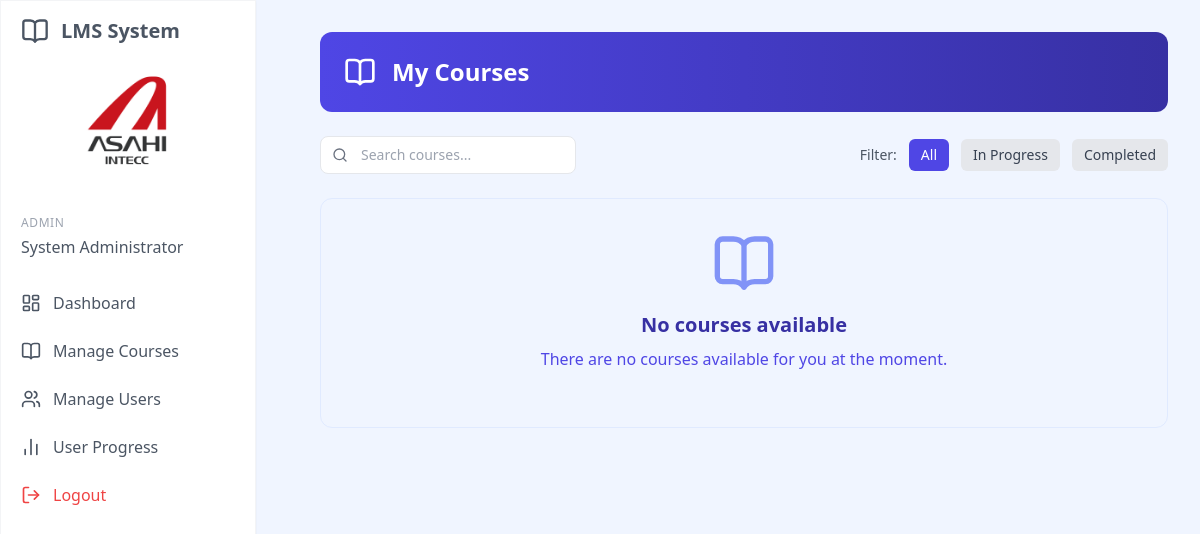
The page /view_courses.php (signed in) on the database as committed earlier.
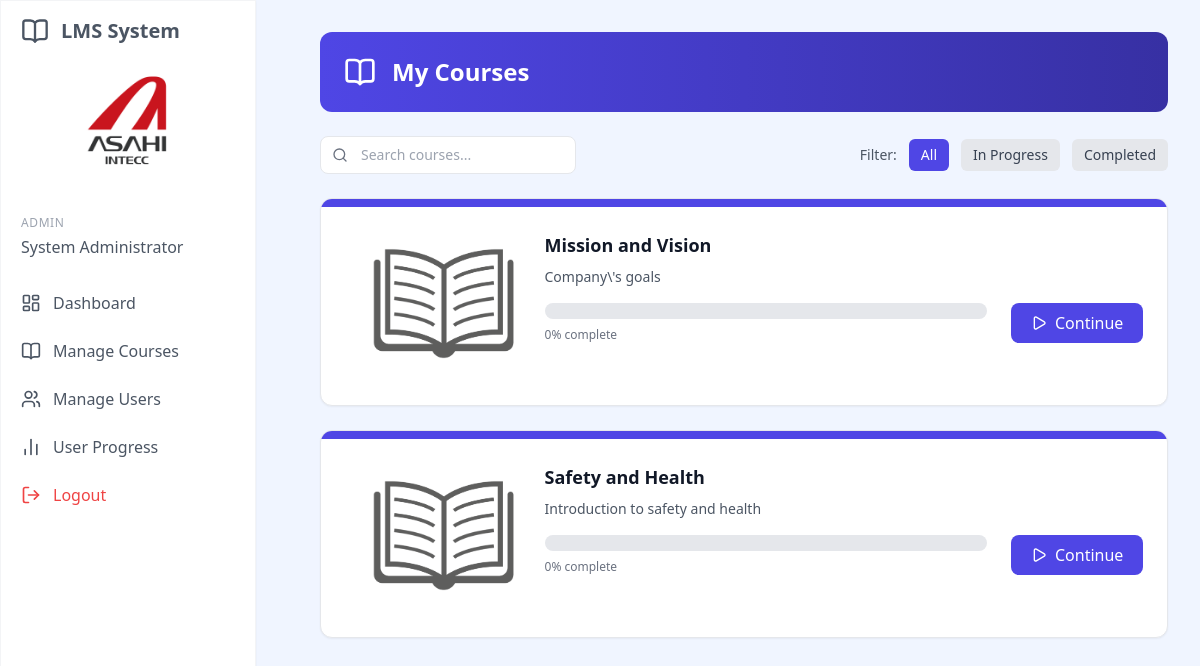
The same page on the database as committed later.
### tables this page shows
CREATE TABLE `courses` (
  `id` int(11) NOT NULL,
  `title` varchar(100) NOT NULL,
  `description` text DEFAULT NULL,
  `department` int(10) NOT NULL,
  `division` int(10) NOT NULL,
  `section` int(10) NOT NULL,
  `company_group` tinyint(11) NOT NULL,
  `position` tinyint(11) NOT NULL,
  `group_id` int(11) NOT NULL,
  `created_by` int(11) DEFAULT NULL,
  `has_video` int(11) DEFAULT 0,
  `created_at` timestamp NULL DEFAULT current_timestamp(),
  `updated_at` timestamp NULL DEFAULT current_timestamp() ON UPDATE current_timestamp(),
  `removed` int(1) NOT NULL
);

### web/view_courses.php (the view, shortened to what the changed rows need)
<?php
require_once '../config.php';
include 'includes/header.php';
$query = "
    SELECT
        c.id,
        c.title,
        c.description,
        COUNT(DISTINCT cv.id) AS total_modules,
        COUNT(DISTINCT uvp.video_id) AS completed_modules,
        COALESCE((COUNT(DISTINCT uvp.video_id) * 100.0 / NULLIF(COUNT(DISTINCT cv.id), 0)), 0) AS progress
    FROM courses c
    LEFT JOIN course_videos cv ON c.id = cv.course_id AND cv.removed = 0
    LEFT JOIN user_video_progress uvp ON cv.id = uvp.video_id AND uvp.user_id = ? AND uvp.removed = 0
    WHERE c.removed = 0
    GROUP BY c.id, c.title, c.description
    ORDER BY c.title
";
$stmt = $conn->prepare($query);
$stmt->bind_param("i", $_SESSION['user_id']);
$stmt->execute();
$courses = $stmt->get_result()->fetch_all(MYSQLI_ASSOC);
?>
<div class="p-8 sm:ml-72">
    <div class="container mx-auto">
        <div class="bg-gradient-to-r from-blue-600 to-blue-800 rounded-xl p-6 mb-6 flex items-center">
            <h1 class="text-2xl font-bold text-white">My Courses</h1>
        </div>
        <?php if (empty($courses)): ?>
        <div class="bg-blue-50 border border-blue-100 rounded-xl p-8 text-center">
            <i data-lucide="book-open" class="w-16 h-16 text-blue-400 mx-auto mb-4"></i>
            <h2 class="text-xl font-bold text-blue-800 mb-2">No courses available</h2>
            <p class="text-blue-600 mb-6">There are no courses available for you at the moment.</p>
        </div>
        <?php else: ?>
        <div class="grid grid-cols-1 gap-6" id="coursesGrid">
            <?php foreach ($courses as $course): ?>
            <div class="course-card bg-white rounded-xl shadow-sm overflow-hidden border border-gray-200 hover:shadow-md transition-shadow duration-200"
                 data-progress="<?php echo round($course['progress']); ?>"
                 data-title="<?php echo htmlspecialchars($course['title']); ?>"
                 data-description="<?php echo htmlspecialchars($course['description']); ?>">
                <div class="h-2 bg-blue-600"></div>
                <div class="p-6 grid md:grid-cols-3 max-md:grid-rows-2 lg:grid-cols-4">
                    <div class="col-span-1 max-md:col-span-2 row-span-1 lg:col-span-1 max-md:text-center place-content-center">
                        <img src="book image.jpg" alt="Open Book" class="h-[150px] hx-auto mx-auto">
                    </div>
                    <div class="col-span-2 lg:col-span-3">
                        <h3 class="text-lg font-semibold text-gray-900 mb-2"><?php echo htmlspecialchars($course['title']); ?></h3>
                        <p class="text-sm text-gray-600 mb-4 line-clamp-2"><?php echo htmlspecialchars($course['description']); ?></p>
                        <div class="grid grid-cols-4 row-span-1 gap-6">
                            <div class="col-span-3 place-content-center">
                                <div class="w-full bg-gray-200 rounded-full h-4">
                                </div>
                                <div class="flex justify-between items-center mt-2">
                                    <span class="text-xs font-medium text-gray-500"><?php echo round($course['progress']); ?>% complete</span>
                                </div>
                            </div>
                            <a href="view_course.php?id=<?php echo $course['id']; ?>" class="place-content-center col-span-1 block w-full text-center px-4 py-2 bg-blue-600 hover:bg-blue-700 text-white font-medium rounded-lg transition-colors flex items-center justify-center">
                                <i data-lucide="<?php echo $course['progress'] == 100 ? 'check-circle' : 'play'; ?>" class="w-4 h-4 mr-2"></i>
                                <div class="max-md:hidden">
                                    <?php echo $course['progress'] == 100 ? 'Review' : 'Continue'; ?>
                                </div>
                            </a>
                        </div>
                    </div>
                </div>
            </div>
            <?php endforeach; ?>
        </div>
        <?php endif; ?>
    </div>
</div>

Rows that differ between the two databases and show on the page:
added courses: title "Mission and Vision", description "Company\\'s goals", progress "0"
added courses: title "Safety and Health", description "Introduction to safety and health", progress "0"
Other text that changed with them:
text no longer shown: "No courses available There are no courses available for you at the moment."
